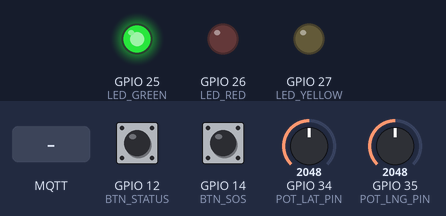
This sketch was run on a simulated ESP32. On the bench: output pins drawn as LEDs (lit = HIGH). Dashed ring = blinking. The inputs (shaded band) are chosen by the test bench; at power-on: GPIO 14 (BTN_SOS) HIGH, GPIO 12 (BTN_STATUS) HIGH, GPIO 34 (POT_LAT_PIN) = 2048, GPIO 35 (POT_LNG_PIN) = 2048. WiFi joins after 1.5 s; servers stay silent unless stated; random numbers use the default seed unless the sketch sets one; no MQTT or app messages arrive unless stated; what the sketch prints to the serial monitor is not drawn.

Above: at 2.7 s.
2.8 s: MQTT message "2" arrives on the third subscribed topic
At 3.8 s:
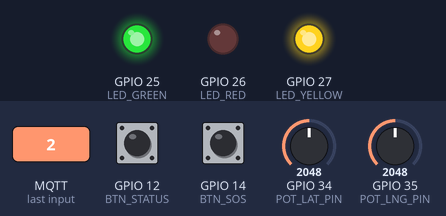
5.9 s: GPIO 14 (BTN_SOS) pulled LOW for 3.2 s
At 6.3 s:
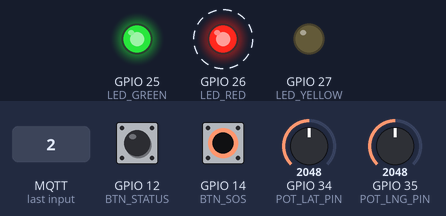
14.7 s: MQTT message "2" arrives on the first subscribed topic
At 15.9 s:
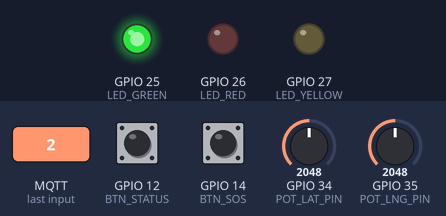
16.2 s: MQTT message "on" arrives on the first subscribed topic
At 16.35 s:
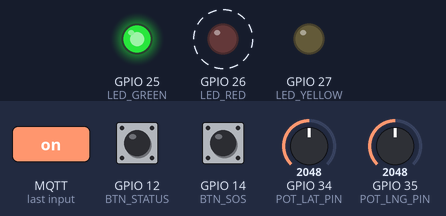
Timing chart, 0 to 18.7 s (numbered marks = the images above; inputs shaded):
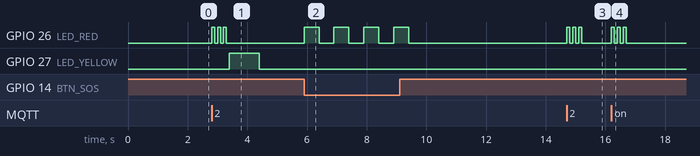

The sketch:

sketch.ino
```cpp
#include <WiFi.h>
#include <WiFiClientSecure.h>
#include <PubSubClient.h>
#include <ArduinoJson.h>

// ---- Configuration ----
const char* WIFI_SSID     = "Wokwi-GUEST";
const char* WIFI_PASS     = "";
const char* MQTT_BROKER   = "02056c0680db404c8459ccfb6b33a21c.s1.eu.hivemq.cloud";
const int   MQTT_PORT     = 8883;
const char* MQTT_USER     = "esp32-vehicles";
const char* MQTT_PASS     = "Asd12345";
const char* VEHICLE_ID    = "truck-01";
const char* FLEET_ID      = "logistics-01";

// ---- Let's Encrypt ISRG Root X1 CA ----
static const char* root_ca PROGMEM = R"EOF(
-----BEGIN CERTIFICATE-----
MIIFazCCA1OgAwIBAgIRAIIQz7DSQONZRGPgu2OCiwwwDQYJKoZIhvcNAQELBQAw
TzELMAkGA1UEBhMCVVMxKTAnBgNVBAoTIEludGVybmV0IFNlY3VyaXR5IFJlc2Vh
cmNoIEdyb3VwMRUwEwYDVQQDEwxJU1JHIFJvb3QgWDEwHhcNMTUwNjA0MTEwNDM4
WhcNMzUwNjA0MTEwNDM4WjBPMQswCQYDVQQGEwJVUzEpMCcGA1UEChMgSW50ZXJu
ZXQgU2VjdXJpdHkgUmVzZWFyY2ggR3JvdXAxFTATBgNVBAMTDElTUkcgUm9vdCBY
MTCCAiIwDQYJKoZIhvcNAQEBBQADggIPADCCAgoCggIBAK3oJHP0FDfzm54rVygc
h77ct984kIxuPOZXoHj3dcKi/vVqbvYATyjb3miGbESTtrFj/RQSa78f0uoxmyF+
0TM8ukj13Xnfs7j/EvEhmkvBioZxaUpmZmyPfjxwv60pIgbz5MDmgK7iS4+3mX6U
A5/TR5d8mUgjU+g4rk8Kb4Mu0UlXjIB0ttov0DiNewNwIRt18jA8+o+u3dpjq+sW
T8KOEUt+zwvo/7V3LvSye0rgTBIlDHCNAymg4VMk7BPZ7hm/ELNKjD+Jo2FR3qyH
B5T0Y3HsLuJvW5iB4YlcNHlsdu87kGJ55tukmi8mxdAQ4Q7e2RCOFvu396j3x+UC
B5iPNgiV5+I3lg02dZ77DnKxHZu8A/lJBdiB3QW0KtZB6awBdpUKD9jf1b0SHzUv
KBds0pjBqAlkd25HN7rOrFleaJ1/ctaJxQZBKT5ZPt0m9STJEadao0xAH0ahmbWn
OlFuhjuefXKnEgV4We0+UXgVCwOPjdAvBbI+e0ocS3MFEvzG6uBQE3xDk3SzynTn
jh8BCNAw1FtxNrQHusEwMFxIt4I7mKZ9YIqioymCzLq9gwQbooMDQaHWBfEbwrbw
qHyGO0aoSCqI3Haadr8faqU9GY/rOPNk3sgrDQoo//fb4hVC1CLQJ13hef4Y53CI
rU7m2Ys6xt0nUW7/vGT1M0NPAgMBAAGjQjBAMA4GA1UdDwEB/wQEAwIBBjAPBgNV
HRMBAf8EBTADAQH/MB0GA1UdDgQWBBR5tFnme7bl5AFzgAiIyBpY9umbbjANBgkq
hkiG9w0BAQsFAAOCAgEAVR9YqbyyqFDQDLHYGmkgJykIrGF1XIpu+ILlaS/V9lZL
ubhzEFnTIZd+50xx+7LSYK05qAvqFyFWhfFQDlnrzuBZ6brJFe+GnY+EgPbk6ZGQ
3BebYhtF8GaV0nxvwuo77x/Py9auJ/GpsMiu/X1+mvoiBOv/2X/qkSsisRcOj/KK
NFtY2PwByVS5uCbMiogZiUvsEZMai1oDKsYOEAqlFUnORDYGfiMTzlJoccBCKYMh
q0tHx+1I3UH6Mn/BRFCO87FPUOsb/k0HsaAHgEUiKGp8xNahBMR+PHMA5gDvBME
pBK/JydX+n7JBECKnxA0mFT0EN1POMi4EjUP4baN4f+tTqeCIQ5E9Nl/5tia5kF1
/Uq2E5YYAjW1l5YxOREOhpMS0IWoaOksvU/ENLEZfuIRlQ7QFZYJ3E4bROvE0FMF
NaXi1gQxV+Oq/DLyl5EjB6TL7aJJ2eFB0VRjMp8V0KzPDRJOzRQ39bnOj63WYXNp
Ps4wSCwFLxlnPMNfcM7OswVYBuqsEUMYS3aq2TmA+ZCII3rOljdGCW0cjthLDMFi
7A/xGbN0x/EfW/J3XXwfvOsxSE+HGiNn9gqGB4VwhEBK8XGLKXQvFERuLjwc0J1R
FExrpq5ZBVbigPSTxNBlEcIVlsHKI0AfHTgM6L2ITaKfhM5mJeGaRPpsZ0E=
-----END CERTIFICATE-----
)EOF";

// ---- Pin Definitions ----
#define POT_LAT_PIN   34
#define POT_LNG_PIN   35
#define BTN_STATUS    12
#define BTN_SOS       14
#define LED_GREEN     25
#define LED_RED       26
#define LED_YELLOW    27

// ---- Base coordinates (center of simulation area) ----
const float BASE_LAT = -18.9186;  // Uberlândia - MG
const float BASE_LNG = -48.2772;
const float LAT_RANGE = 0.05;     // ±0.05 degrees (~5.5 km)
const float LNG_RANGE = 0.05;

// ---- State ----
WiFiClientSecure espClient;
PubSubClient mqtt(espClient);

const char* statusLabels[] = {"stopped", "idle", "moving"};
int currentStatus = 2;  // Start as "moving"
float batteryLevel = 100.0;
unsigned long lastPublish = 0;
unsigned long lastBtnStatus = 0;
unsigned long lastBtnSos = 0;
const int PUBLISH_INTERVAL = 2000;  // 2 seconds

// ---- MQTT Topics ----
char topicPosition[80];
char topicSpeed[80];
char topicBattery[80];
char topicStatus[80];
char topicAlerts[80];
char topicCmdStop[80];
char topicCmdStart[80];
char topicCmdHonk[80];
char topicCmdResponse[80];

void buildTopics() {
    snprintf(topicPosition, 80, "fleet/%s/%s/telemetry/position", FLEET_ID, VEHICLE_ID);
    snprintf(topicSpeed, 80, "fleet/%s/%s/telemetry/speed", FLEET_ID, VEHICLE_ID);
    snprintf(topicBattery, 80, "fleet/%s/%s/telemetry/battery", FLEET_ID, VEHICLE_ID);
    snprintf(topicStatus, 80, "fleet/%s/%s/status", FLEET_ID, VEHICLE_ID);
    snprintf(topicAlerts, 80, "fleet/%s/%s/alerts", FLEET_ID, VEHICLE_ID);
    snprintf(topicCmdStop, 80, "fleet/%s/%s/commands/stop", FLEET_ID, VEHICLE_ID);
    snprintf(topicCmdStart, 80, "fleet/%s/%s/commands/start", FLEET_ID, VEHICLE_ID);
    snprintf(topicCmdHonk, 80, "fleet/%s/%s/commands/honk", FLEET_ID, VEHICLE_ID);
    snprintf(topicCmdResponse, 80, "fleet/%s/%s/commands/response", FLEET_ID, VEHICLE_ID);
}

// ---- MQTT Callback (receive commands) ----
void mqttCallback(char* topic, byte* payload, unsigned int length) {
    String msg;
    for (int i = 0; i < length; i++) msg += (char)payload[i];
    Serial.printf("CMD received [%s]: %s\n", topic, msg.c_str());

    // Flash red LED to acknowledge command received
    for (int i = 0; i < 3; i++) {
        digitalWrite(LED_RED, HIGH);
        delay(100);
        digitalWrite(LED_RED, LOW);
        delay(100);
    }

    // Handle stop command
    if (String(topic) == String(topicCmdStop)) {
        currentStatus = 0;  // stopped
        publishStatus();
        sendResponse("stop_executed");
    }

    // Handle start command
    if (String(topic) == String(topicCmdStart)) {
        currentStatus = 2;  // moving
        publishStatus();
        sendResponse("start_executed");
    }

    // Handle honk command
    if (String(topic) == String(topicCmdHonk)) {
        Serial.println("HONK! HONK!");
        digitalWrite(LED_YELLOW, HIGH);
        delay(1000);
        digitalWrite(LED_YELLOW, LOW);
        sendResponse("honk_executed");
    }
}

void sendResponse(const char* result) {
    StaticJsonDocument<100> resDoc;
    resDoc["result"] = result;
    resDoc["timestamp"] = millis();
    char resBuffer[100];
    serializeJson(resDoc, resBuffer);
    mqtt.publish(topicCmdResponse, resBuffer, false); // QoS 1 normally, but pubsubclient only supports QoS 0 natively in publish
}

void connectWiFi() {
    Serial.print("Connecting to WiFi...");
    WiFi.begin(WIFI_SSID, WIFI_PASS, 6); // Channel 6 to speed up Wokwi
    while (WiFi.status() != WL_CONNECTED) {
        delay(500);
        Serial.print(".");
    }
    Serial.println(" Connected!");
}

void connectMQTT() {
    while (!mqtt.connected()) {
        Serial.print("Connecting to MQTT...");
        String clientId = "esp32-" + String(VEHICLE_ID) + "-" + String(random(1000));

        // LWT: publish "offline" to status topic if disconnected unexpectedly
        if (mqtt.connect(clientId.c_str(), MQTT_USER, MQTT_PASS,
                         topicStatus, 1, true, "\"offline\"")) {
            Serial.println(" Connected!");

            // Subscribe to commands (QoS 0 for pubsubclient, though QoS 1/2 handled by broker)
            mqtt.subscribe(topicCmdStop, 0);
            mqtt.subscribe(topicCmdStart, 0);
            mqtt.subscribe(topicCmdHonk, 0);

            // Publish online status (retained)
            publishStatus();
            digitalWrite(LED_GREEN, HIGH);
        } else {
            digitalWrite(LED_GREEN, LOW);
            Serial.printf(" Failed (rc=%d). Retrying...\n", mqtt.state());
            delay(2000);
        }
    }
}

void publishStatus() {
    String statusJson = "\"" + String(statusLabels[currentStatus]) + "\"";
    mqtt.publish(topicStatus, statusJson.c_str(), true);  // retained
}

void publishTelemetry() {
    static float lat = BASE_LAT;
    static float lng = BASE_LNG;

    // Apenas lê os potenciômetros e atualiza a posição se estiver em movimento (status == 2)
    if (currentStatus == 2) {
        int potLat = analogRead(POT_LAT_PIN);
        int potLng = analogRead(POT_LNG_PIN);

        // Map to coordinate range
        lat = BASE_LAT + ((potLat / 4095.0) * 2.0 - 1.0) * LAT_RANGE;
        lng = BASE_LNG + ((potLng / 4095.0) * 2.0 - 1.0) * LNG_RANGE;
    }

    // Simulate speed based on status
    float speed = 0;
    if (currentStatus == 2) speed = 30.0 + random(60);      // moving: 30-90 km/h
    else if (currentStatus == 1) speed = random(5);         // idle: 0-5 km/h

    // Simulate battery drain
    if (batteryLevel > 5 && currentStatus == 2) batteryLevel -= 0.05;

    // Simulate heading
    float heading = (millis() / 100) % 360;

    // Blink yellow LED during transmission
    digitalWrite(LED_YELLOW, HIGH);

    // Position
    StaticJsonDocument<200> posDoc;
    posDoc["lat"] = lat;
    posDoc["lng"] = lng;
    posDoc["heading"] = heading;
    posDoc["timestamp"] = millis();
    char posBuffer[200];
    serializeJson(posDoc, posBuffer);
    mqtt.publish(topicPosition, posBuffer);

    // Speed
    StaticJsonDocument<100> spdDoc;
    spdDoc["speed_kmh"] = speed;
    spdDoc["timestamp"] = millis();
    char spdBuffer[100];
    serializeJson(spdDoc, spdBuffer);
    mqtt.publish(topicSpeed, spdBuffer);

    // Battery (less frequent — every 10th cycle)
    static int batteryCounter = 0;
    if (++batteryCounter >= 10) {
        batteryCounter = 0;
        StaticJsonDocument<100> batDoc;
        batDoc["level_pct"] = batteryLevel;
        batDoc["voltage"] = 3.3 + (batteryLevel / 100.0) * 0.9;
        batDoc["timestamp"] = millis();
        char batBuffer[100];
        serializeJson(batDoc, batBuffer);
        mqtt.publish(topicBattery, batBuffer, false);
    }

    // Low battery alert
    if (batteryLevel < 20 && batteryCounter == 0) {
        StaticJsonDocument<200> alertDoc;
        alertDoc["type"] = "low_battery";
        alertDoc["severity"] = "warning";
        alertDoc["message"] = "Battery below 20%";
        alertDoc["timestamp"] = millis();
        char alertBuffer[200];
        serializeJson(alertDoc, alertBuffer);
        mqtt.publish(topicAlerts, alertBuffer);
    }

    digitalWrite(LED_YELLOW, LOW);
}

void setup() {
    Serial.begin(115200);

    pinMode(POT_LAT_PIN, INPUT);
    pinMode(POT_LNG_PIN, INPUT);
    pinMode(BTN_STATUS, INPUT_PULLUP);
    pinMode(BTN_SOS, INPUT_PULLUP);
    pinMode(LED_GREEN, OUTPUT);
    pinMode(LED_RED, OUTPUT);
    pinMode(LED_YELLOW, OUTPUT);

    buildTopics();

    // Skip certificate validation since Wokwi doesn't have NTP time synced
    espClient.setInsecure();

    connectWiFi();

    mqtt.setServer(MQTT_BROKER, MQTT_PORT);
    mqtt.setCallback(mqttCallback);
    mqtt.setBufferSize(512); // Larger buffer for JSON

    connectMQTT();
}

void loop() {
    if (!mqtt.connected()) {
        connectMQTT();
    }
    mqtt.loop();

    // Button 1: Cycle status (stopped → idle → moving → stopped...)
    if (digitalRead(BTN_STATUS) == LOW && millis() - lastBtnStatus > 300) {
        lastBtnStatus = millis();
        currentStatus = (currentStatus + 1) % 3;
        Serial.printf("Status changed to: %s\n", statusLabels[currentStatus]);
        publishStatus();
    }

    // Button 2: SOS Alert
    if (digitalRead(BTN_SOS) == LOW && millis() - lastBtnSos > 1000) {
        lastBtnSos = millis();
        Serial.println("SOS ALERT TRIGGERED!");
        digitalWrite(LED_RED, HIGH);

        StaticJsonDocument<200> alertDoc;
        alertDoc["type"] = "sos";
        alertDoc["severity"] = "critical";
        alertDoc["message"] = "Emergency SOS activated by driver";
        alertDoc["timestamp"] = millis();
        char alertBuffer[200];
        serializeJson(alertDoc, alertBuffer);
        mqtt.publish(topicAlerts, alertBuffer);

        delay(500);
        digitalWrite(LED_RED, LOW);
    }

    // Publish telemetry at interval
    if (millis() - lastPublish >= PUBLISH_INTERVAL) {
        lastPublish = millis();
        publishTelemetry();
    }
}
```

Measured:
- after the input at 2.8 s, GPIO 26 (LED_RED): alternates HIGH for 0.10 s and LOW for 0.10 s, 6 changes in all, then stays LOW, starting at once; GPIO 27 (LED_YELLOW): LOW → HIGH after 0.60 s, → LOW 1.0 s later
- after the input at 5.9 s, GPIO 26 (LED_RED): alternates HIGH for 0.50 s and LOW for 0.50 s, 8 changes in all, then stays LOW, starting at once
- after the input at 14.7 s, GPIO 26 (LED_RED): alternates HIGH for 0.10 s and LOW for 0.10 s, 6 changes in all, then stays LOW, starting at once
- after the input at 16.2 s, GPIO 26 (LED_RED): alternates HIGH for 0.10 s and LOW for 0.10 s, 6 changes in all, then stays LOW, starting at once
